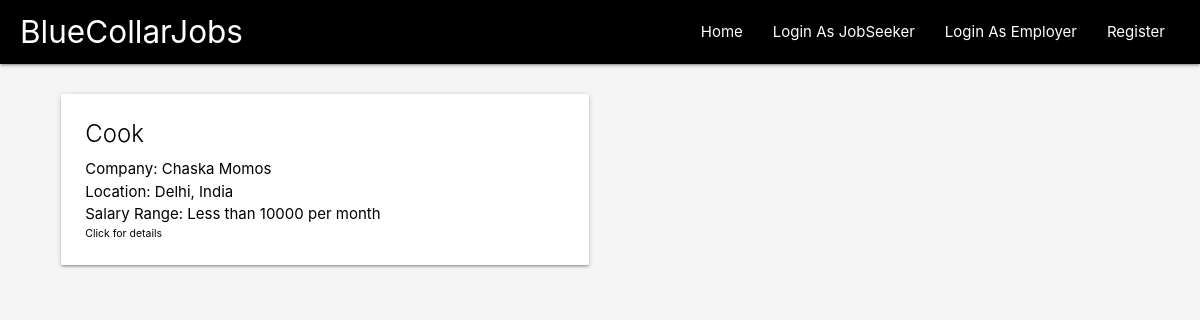
Page /cooks-jobs on the committed database.
### main/models.py (models this page shows, shortened)
class JobInformation(models.Model):
    job_title = models.CharField(max_length = 100)
    job_company = models.CharField(max_length = 150)
    job_salary = models.CharField(max_length = 100)
    job_location = models.CharField(max_length = 100)
    job_published = models.DateTimeField("Job Published", default = datetime.now)
    job_category = models.ForeignKey(JobCategory, default = 1, verbose_name="Category", on_delete = models.SET_DEFAULT)
    job_summary = models.CharField(max_length = 200)
    job_slug = models.CharField(max_length=100, unique=True, default=rand_slug())
    class Meta:
        verbose_name_plural = "Information"

### main/views.py (the view, shortened to what this page needs)
# urls.py: path('<single_slug>', views.single_slug, name = "single_slug"),
def single_slug(request, single_slug):
    categories = [j.category_slug for j in JobCategory.objects.all()]
    if single_slug in categories:
        matching_jobs = JobInformation.objects.filter(job_category__category_slug = single_slug)
        jobs_urls = {}
        for m in matching_jobs.all():
            part_one = JobInformation.objects.filter(job_category__job_category = m.job_category)
            jobs_urls[m] = part_one
        return render(request,
                        "main/jobs.html",
                        {"part_ones": jobs_urls})

### main/models.py (called while the page is built)
    def __str__(self):
        return self.job_category

### main/templates/main/jobs.html
{% extends 'main/header.html' %}
{% block content %}
    <div class="row">
        {% for job, partone in part_ones.items %}
            <div class="col s12 m6 l6">
                <a href="{{job.job_slug}}", style="color:#000">
                    <div class="card hoverable">
                        <div class="card-content">
                            <div class="card-title">{{job.job_title}}</div>
                            <p> Company: {{job.job_company}}</p>
                            <p> Location: {{job.job_location}}</p>
                            <p> Salary Range: {{job.job_salary}}</p>
                            <p style="font-size:70%">Click for details </p>
                        </div>
                    </div>
                </a>
            </div>
        {% endfor %}
    </div>
{% endblock %}

### rows in the picture
JobInformation: job_title "Cook", job_company "Chaska Momos", job_location "Delhi, India", job_salary "Less than 10000 per month"
